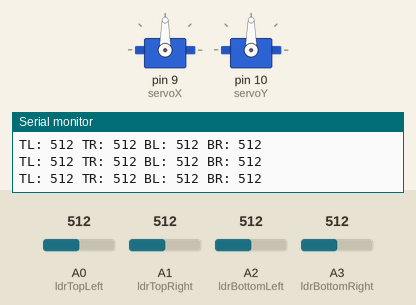
Simulated run of this sketch. Board: Arduino Uno, built with avr-gcc and run on an emulated ATmega328P. On the bench: 2 × servo, the last lines printed to the serial monitor. The test bench sets the inputs (shaded band); at power-on: A0 (ldrTopLeft) = 512, A1 (ldrTopRight) = 512, A2 (ldrBottomLeft) = 512, A3 (ldrBottomRight) = 512.

Above: at 1.2 s.
1.3 s: A0 (ldrTopLeft) set to 601
2.8 s: A0 (ldrTopLeft) set to 631
At 4.0 s:
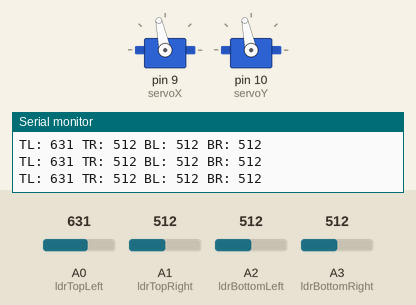
5.8 s: A1 (ldrTopRight) set to 716
At 6.03 s:
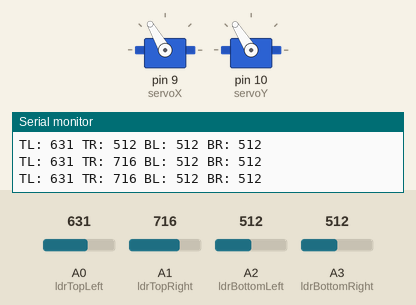
8.8 s: A2 (ldrBottomLeft) set to 680
11.8 s: A2 (ldrBottomLeft) set to 706
At 12.01 s:
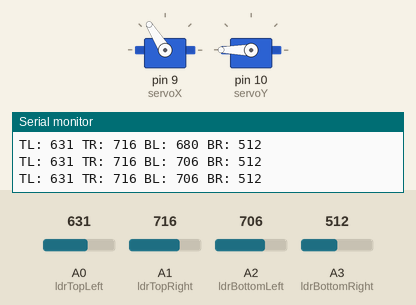
14.8 s: A3 (ldrBottomRight) set to 532
At 14.8 s:
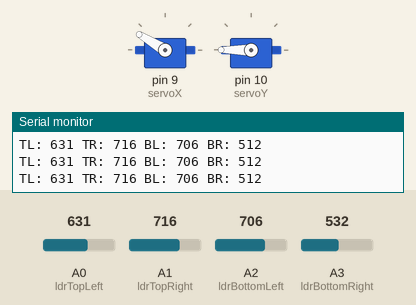
Timing chart, 0 to 17.3 s (numbered marks = the images above; inputs shaded):
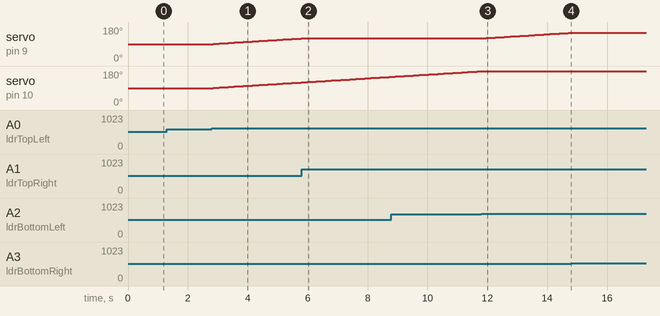

Measured:
- the behaviour switches between 613 and 614 on A0 (ldrTopLeft) (found by bisection; images 0 and 1)
- the behaviour switches between 698 and 699 on A2 (ldrBottomLeft) (found by bisection; images 2 and 3)
- the behaviour switches between 519 and 520 on A3 (ldrBottomRight) (found by bisection; images 3 and 4)
- after the input at 2.8 s, servo on pin 9 (servoX), servo on pin 10 (servoY): moves from 90° to 120° over 2.9 s, starting at once
- after the input at 5.8 s, servo on pin 9 (servoX): stays 120° (without the input it goes to 121° after 0.08 s)
- after the input at 11.8 s, servo on pin 9 (servoX): moves from 120° to 149° over 2.8 s, starting after 0.06 s
- after the input at 14.8 s, servo on pin 9 (servoX): stays 149° (without the input it goes to 150° after 0.00 s)

The sketch:

DAST.ino
```cpp
#include <Servo.h>

Servo servoX;
Servo servoY;

int ldrTopLeft     = A0;
int ldrTopRight    = A1;
int ldrBottomLeft  = A2;
int ldrBottomRight = A3;

int angleX = 90;
int angleY = 90;

void setup() {
  servoX.attach(9);
  servoY.attach(10);

  servoX.write(angleX);
  servoY.write(angleY);

  Serial.begin(9600);
}

void loop() {
  int TL = analogRead(ldrTopLeft);
  int TR = analogRead(ldrTopRight);
  int BL = analogRead(ldrBottomLeft);
  int BR = analogRead(ldrBottomRight);

  Serial.print("TL: "); Serial.print(TL);
  Serial.print(" TR: "); Serial.print(TR);
  Serial.print(" BL: "); Serial.print(BL);
  Serial.print(" BR: "); Serial.println(BR);

  int avgTop = (TL + TR) / 2;
  int avgBottom = (BL + BR) / 2;
  int avgLeft = (TL + BL) / 2;
  int avgRight = (TR + BR) / 2;

  int tolerance = 50;  // Adjust tolerance to change sensitivity

  if (abs(avgTop - avgBottom) > tolerance) {  //Algorithm for vertical movement
    if (avgTop > avgBottom && angleY < 180) {
      angleY++;
    } else if (avgTop < avgBottom && angleY > 0) {
      angleY--;
    }
  }

  if (abs(avgLeft - avgRight) > tolerance) {  //Algorithm for horizontal movement
    if (avgLeft > avgRight && angleX < 180) {
      angleX++;
    } else if (avgLeft < avgRight && angleX > 0) {
      angleX--;
    }
  }

  servoX.write(angleX);
  servoY.write(angleY);

  delay(100);
}
```
